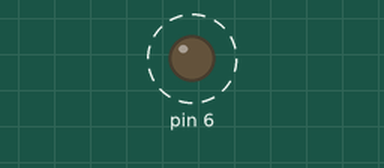
Recording of a sketch running on a simulated Arduino Uno, built with avr-gcc and run on an emulated ATmega328P. Parts: output pins drawn as LEDs (lit = HIGH). Dashed ring = blinking.

Above: at 0.5 s.
Timing chart, 0 to 4.6 s (numbered marks = the images above):
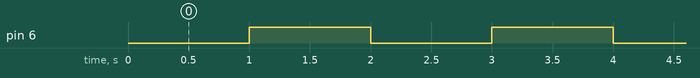

Measured:
- by itself, pin 6: alternates HIGH for 1.0 s and LOW for 1.0 s

The sketch:

lab1_1.ino
```cpp
#include<avr/io.h>
#include<util/delay.h>
void setup() {
  // put your setup code here, to run once:
  DDRD|=(1<<PD6);
  PORTD|=(1<<PD6);//OFF
}

void loop() {
  // put your main code here, to run repeatedly:
   PORTD&=~(1<<PD6);//ON
   delay(1000);//1 s
   PORTD|=(1<<PD6);//OFF
     delay(1000);//1 s
}
```
